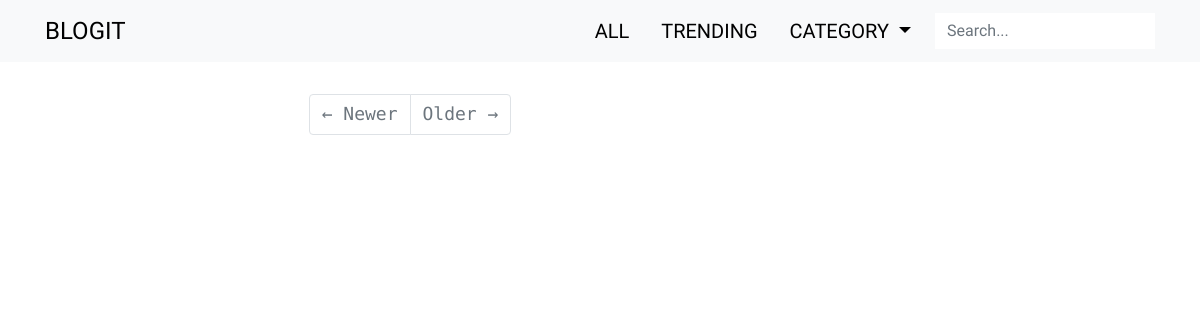
The app's page /posts/trending/, older data.
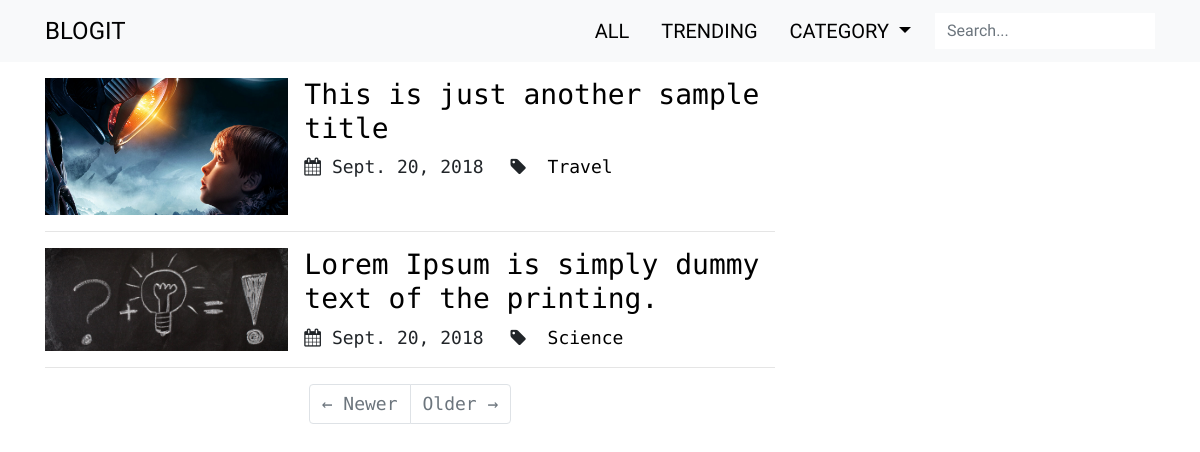
The same page, newer data.
### posts/models.py (models this page shows, shortened)
class TimeStamp(models.Model):
    created = models.DateTimeField(auto_now_add=True)
    updated = models.DateTimeField(auto_now=True)
    class Meta:
        abstract = True

class Post(TimeStamp):
    author = models.ForeignKey(Author, on_delete=models.CASCADE)
    title = models.CharField(max_length=100)
    slug = models.SlugField(max_length=100, unique=True, blank=True)
    cover = models.ImageField(upload_to='images/covers')
    cover_thumb = ImageSpecField(source='cover',
                                 processors=[ResizeToFill(400, 250)],
                                 format='JPEG',
                                 options={'quality':80})
    content = RichTextUploadingField()
    category = models.ManyToManyField('Category')
    meta_keywords = models.CharField(max_length=120,
                                     help_text='Keywords should be separated by commas.')
    meta_description = models.TextField(max_length=300, null=True)
    publish = models.BooleanField(default=False)
    def get_absolute_url(self):
        return reverse('posts:post_detail', kwargs={'post_slug': self.slug})
    class Meta:
        verbose_name = 'post'
        verbose_name_plural = 'posts'
        ordering = ['-created']

class Category(models.Model):
    title = models.CharField(max_length=30)
    class Meta:
        verbose_name = 'category'
        verbose_name_plural = 'categories'

### posts/views.py (the view)
def trending_post(request):
    published_post = Post.objects.filter(publish=True)
    posts_visit_count = Visitor.objects.filter(post__in=published_post) \
        .values('post').annotate(visits=Count('post__id')).order_by('-visits')
    trending_posts_id = [post['post'] for post in posts_visit_count]
    date_now = datetime.datetime.now()
    date_since = date_now - relativedelta.relativedelta(months=3)
    trend_post = published_post.filter(pk__in=trending_posts_id) \
        .filter(updated__date__range=[date_since, date_now])
    return render(request, 'posts/trending_list.html', {'posts': trend_post})

### posts/templates/posts/trending_list.html (shortened to what this page needs)
{% extends 'base.html' %}
{% load staticfiles %}
{% block body %}
{% for post in posts %}
	<div class="row post-card no-gutters">
		<div class="col-md-4">
			<img class="card-img rounded-0" src="{{ post.cover_thumb.url }}" alt="{{ post.title }}">
		</div>
		<div class="col-md-8">
			<div class="card-block pl-md-3">
				<a href="{{ post.get_absolute_url }}" class="unstyled-link">
					<h3>{{ post.title }}</h3>
				</a>
				<span class="mr-3">
					<i class="fa fa-calendar" aria-hidden="true"></i>&nbsp;{{ post.updated.date }}
				</span>
				<span class="mr-3">
					<i class="fa fa-tag" aria-hidden="true"></i>
					{% for tag in post.category.all %}
						<a href="{% url 'posts:category_list' tag.title %}" class="unstyled-link">&nbsp;{{ tag.title }}</a>
					{% endfor %}
				</span>
			</div>
		</div>
	</div>
	<hr/>
{% endfor %}
	<ul class="pagination justify-content-center my-3">
		{% if posts.has_previous %}
			<li class="page-item">
		  		<a class="page-link" href="?page={{ posts.previous_page_number }}">&larr; Newer</a>
			</li>
		{% else%}
			<li class="page-item disabled">
		  		<a class="page-link" href="#">&larr; Newer</a>
			</li>
        {% endif %}
		{% if posts.has_next %}
			<li class="page-item">
			  	<a class="page-link" href="?page={{ posts.next_page_number }}">Older &rarr;</a>
			</li>
		{% else %}
			<li class="page-item disabled">
			  	<a class="page-link" href="#">Older &rarr;</a>
			</li>
		{% endif %}
	</ul>
{% endblock %}

Row changes from the older to the newer data that the page shows:
added Post: cover_thumb (picture), title "This is just another sample title", updated "Sept. 20, 2018"
added Category: title "Travel", shown under "This is just another sample title"
added Post: cover_thumb (picture), title "Lorem Ipsum is simply dummy text of the printing.", updated "Sept. 20, 2018"
added Category: title "Science", shown under "Lorem Ipsum is simply dummy text of the printing."
